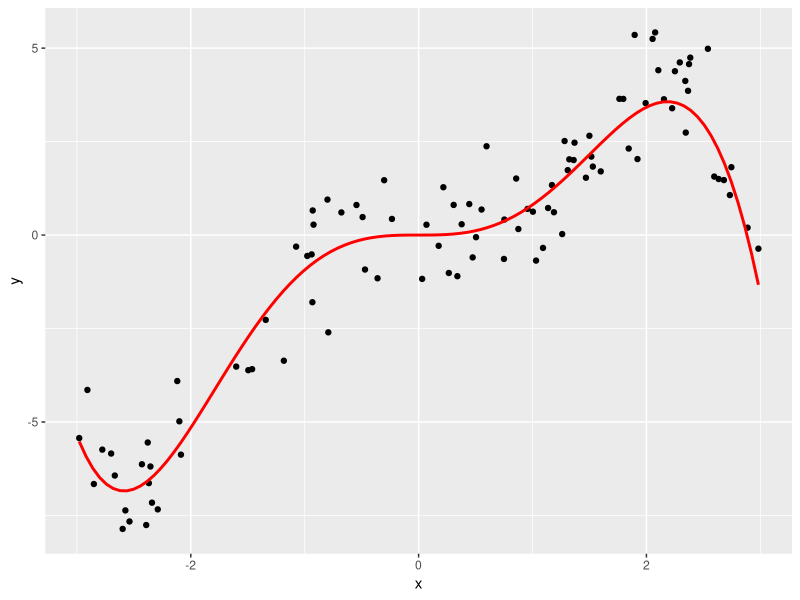
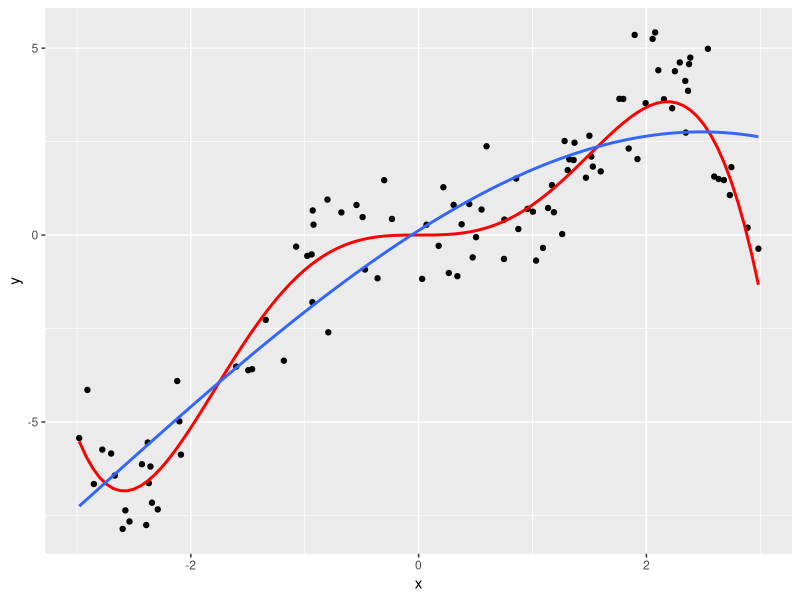
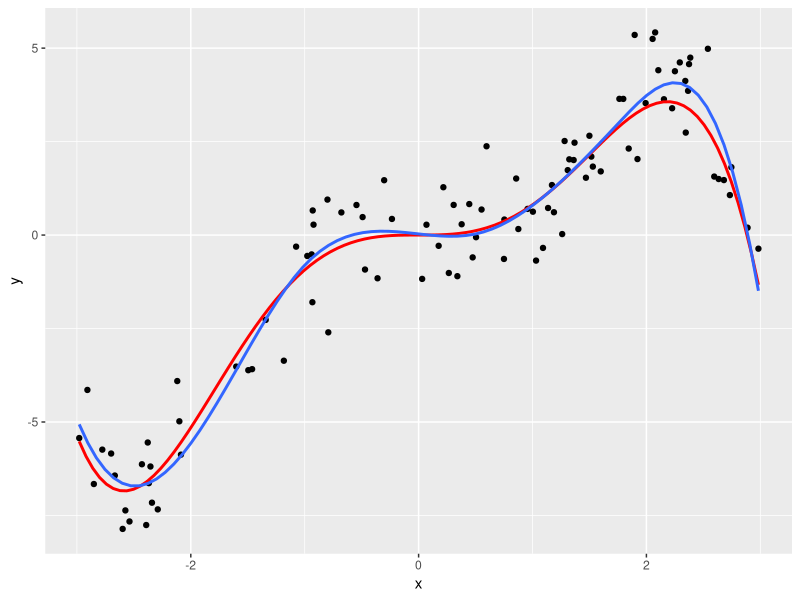
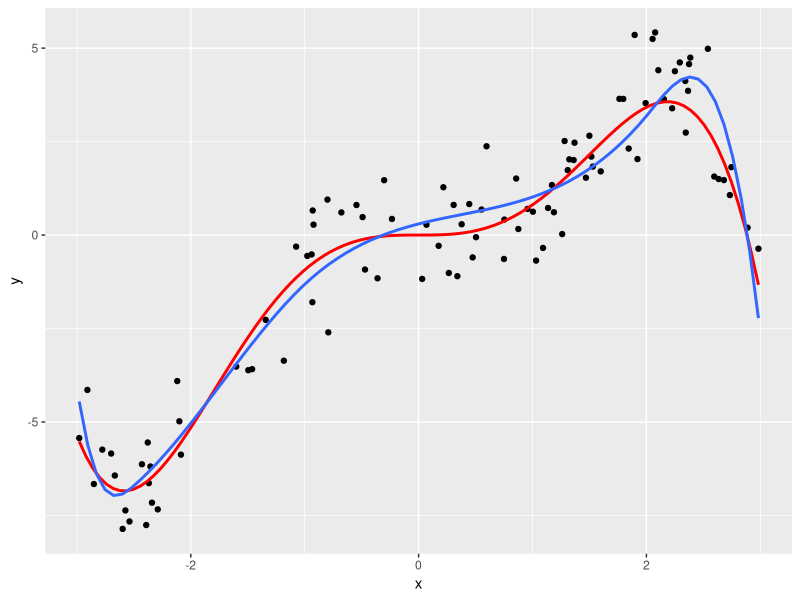
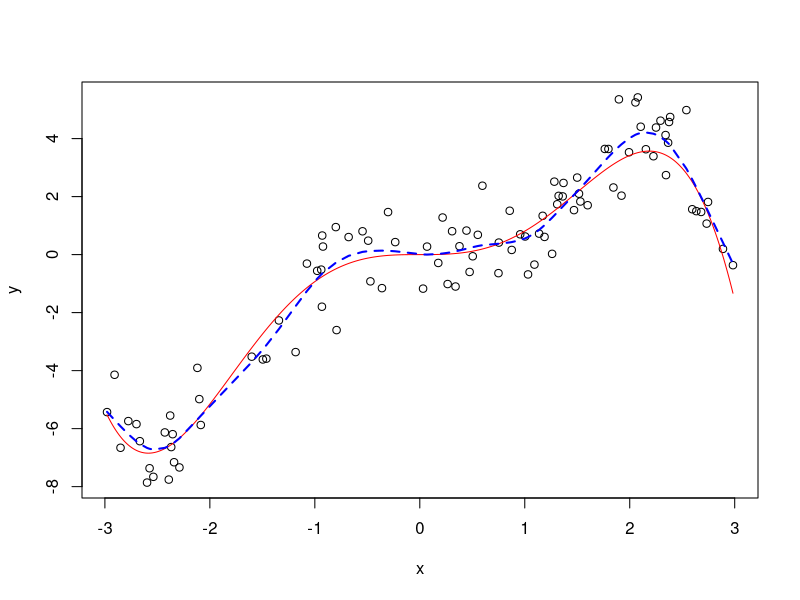

These figures' R source, in order:
## ---- chunk 1
knitr::opts_chunk$set(echo = TRUE)
## ---- chunk 2
library(splines)
library(data.table)
library(ggplot2)
#实际函数
s = function(x) {
    (x^3) * sin((x + 3.4)/2)
}
#以实际函数生成一份随机数据
v <- rnorm(100,0,1)
dat <- data.table(x <- sort(runif(100,min = -3,max = 3)),y <- s(x)+v)
attach(dat)
#数据的散点图
p <- ggplot(dat,aes(x,y))+geom_point()
p <- p+stat_function(fun = s,color="red",size=1)  
p #实际曲线
#先用三次多项式去拟合
cubic.lm <- lm(y ~ poly(x, 3))
p+stat_smooth(method = "lm",formula = y ~ poly(x, 3),se=FALSE)
#可以看到效果并不理想


#用B样条进行拟合，取自由度为6，即p为3，节点个数也为3
m.bsp <- lm(y ~ bs(x, df = 6))
p+geom_smooth(method = "lm",formula =  y~bs(x, df=6),se=FALSE)
#可以看到拟合效果很好
attr(bs(x, df = 6), "knots") #样条的节点
#节点在不指定的情况下默认的是均匀样条
#利用summary()可以得到系数
summary(m.bsp)
#将系数带入f(x)的B样条基展开中即可得到一个显式的表达式

#也可以自己选取节点
m.bsp1 <- lm(y ~ bs(x, df = 6, knots = c(-2.5, -1, 2)))
p+geom_smooth(method = "lm",formula =  y~bs(x, df = 6, knots = c(-2.5, -1, 2)),se=FALSE)

detach(dat)
## ---- chunk 3
library(splines)
attach(dat)
#可以自己选取自由度
fit1 <- smooth.spline(x, y,df=12)
#也可以用交叉验证
fit2 <- smooth.spline(x, y,cv=TRUE)
fit2
plot(x,y)
x.plot = seq(min(x), max(x), length.out = 1000)
y.plot = s(x.plot)
lines(x.plot,y.plot,col="red")  #实际曲线
lines(fit2, lty = 2,lwd=2, col = "blue")
#可以看到拟合效果也非常好

fit2$fit$nk  #节点数
coef <- fit2$fit$coef  #系数
detach(dat)
